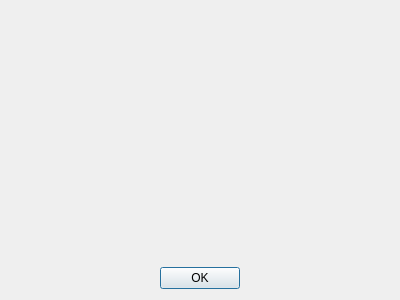
<?xml version="1.0" encoding="UTF-8"?>
<ui version="4.0">
 <class>image_show_dialog</class>
 <widget class="QDialog" name="image_show_dialog">
  <property name="geometry">
   <rect>
    <x>0</x>
    <y>0</y>
    <width>400</width>
    <height>300</height>
   </rect>
  </property>
  <property name="windowTitle">
   <string>Dialog</string>
  </property>
  <layout class="QGridLayout" name="grid_layout">
   <item row="1" column="0">
    <widget class="QDialogButtonBox" name="button_box">
     <property name="standardButtons">
      <set>QDialogButtonBox::Ok</set>
     </property>
     <property name="centerButtons">
      <bool>true</bool>
     </property>
    </widget>
   </item>
   <item row="0" column="0">
    <widget class="QLabel" name="image_label">
     <property name="text">
      <string/>
     </property>
     <property name="scaledContents">
      <bool>true</bool>
     </property>
     <property name="alignment">
      <set>Qt::AlignCenter</set>
     </property>
    </widget>
   </item>
  </layout>
 </widget>
 <resources/>
 <connections>
  <connection>
   <sender>button_box</sender>
   <signal>accepted()</signal>
   <receiver>image_show_dialog</receiver>
   <slot>accept()</slot>
   <hints>
    <hint type="sourcelabel">
     <x>248</x>
     <y>254</y>
    </hint>
    <hint type="destinationlabel">
     <x>157</x>
     <y>274</y>
    </hint>
   </hints>
  </connection>
  <connection>
   <sender>button_box</sender>
   <signal>rejected()</signal>
   <receiver>image_show_dialog</receiver>
   <slot>reject()</slot>
   <hints>
    <hint type="sourcelabel">
     <x>316</x>
     <y>260</y>
    </hint>
    <hint type="destinationlabel">
     <x>286</x>
     <y>274</y>
    </hint>
   </hints>
  </connection>
 </connections>
</ui>
